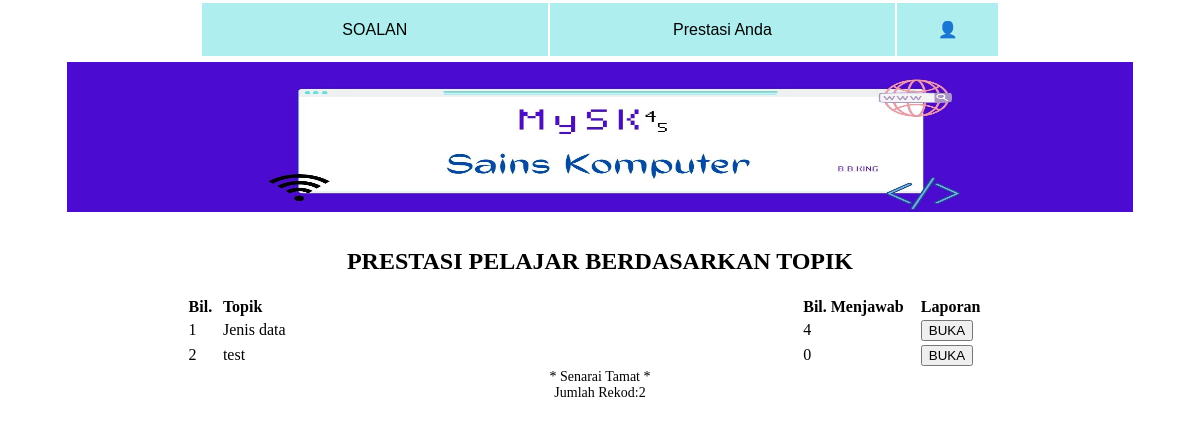
The app's page /prestasi_topik.php (signed in) with its own data.
### tables this page shows
CREATE TABLE `topik` (
  `idtopik` int(11) NOT NULL,
  `topik` varchar(30) NOT NULL,
  `markah` int(11) NOT NULL
);

### prestasi_topik.php (the view, shortened to what this page needs)
<?php
include 'header.php';
?>
<html>
	<head><?php include 'menu.php'; ?></head>
	<body>
	<center><h2>PRESTASI PELAJAR BERDASARKAN TOPIK</h2>
	</center>
	<main>
	<table width="70%" border="0" align="center"
	style='font-size:16px'>
	<tr>
	<td width="2%"><b>Bil.</b></td>
	<td width="50%"><b>Topik</b></td>
	<td width="10%"><b>Bil. Menjawab</b></td>
	<td width="8%"><b>Laporan</b></td>
	</tr>
<?php
$no=1;
$topik=mysqli_query($hubung, "SELECT * FROM topik");
while ($infoTopik=mysqli_fetch_array($topik)){
	$rekod=mysqli_query($hubung, "SELECT idtopik, COUNT(idtopik)
	as 'bil'FROM perekodan WHERE idtopik='$infoTopik[idtopik]'");
	$infoJawab=mysqli_fetch_array($rekod);
 ?>
	<tr>
		<td><?php echo $no; ?></td>
	<td><?php echo $infoTopik['topik']; ?></td>
	<td><?php echo $infoJawab['bil']; ?></td>
	<td><a href="laporan_guru.php?idtopik=
	<?php echo $infoTopik['idtopik'];?>"><button title="Buka laporan pelajar yang telah jawab">BUKA
	</button></a></td>
		</tr>
	<?php $no++;
} ?>
</table>
</main>
<center><font style='font-size:14px'>
* Senarai Tamat *<br />Jumlah Rekod:<?php echo $no-1; ?>
</font>
</center>
</body>
</html>

### records on screen
topik: topik "Jenis data", bil "4"
topik: topik "test", bil "0"

### other values on screen
$no-1 "2"
